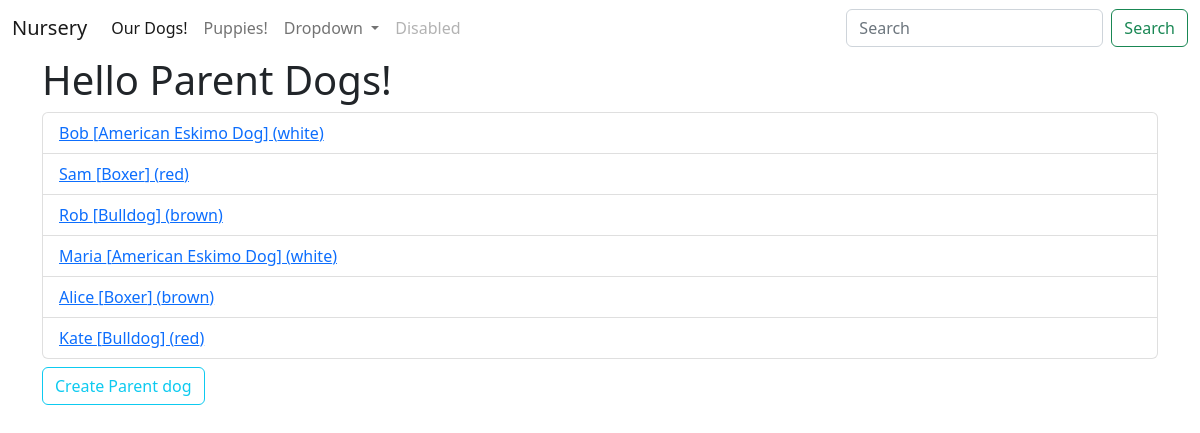
Page /parents/ on the earlier database version.
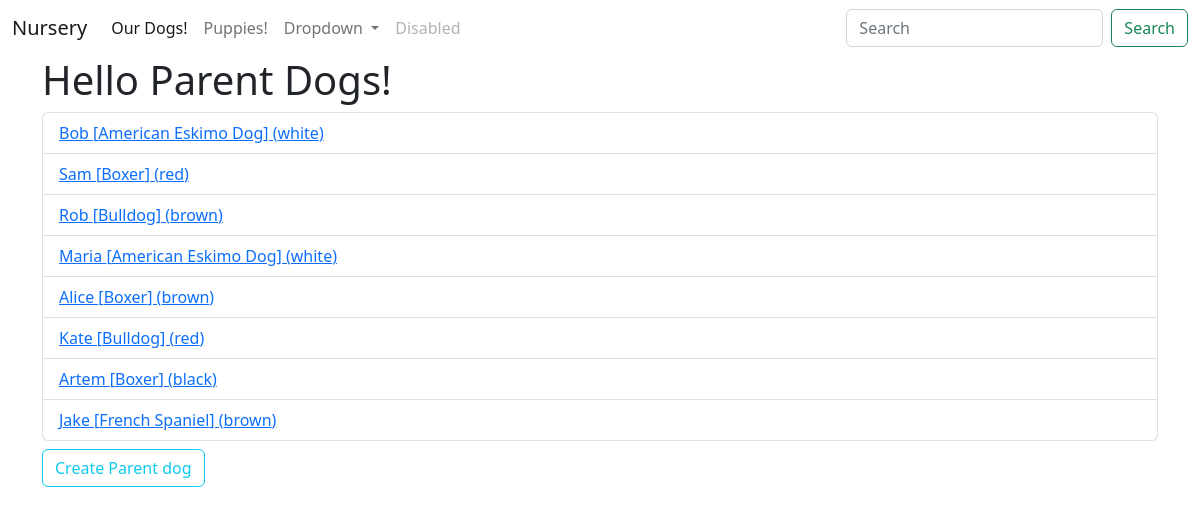
Same page on the later database version.
### parents/models.py (models this page shows, shortened)
class Parent(models.Model):
    name = models.CharField(max_length=64)
    birth = models.DateTimeField()
    height = models.FloatField()
    weight = models.FloatField()
    description = models.TextField(blank=True, null=False)
    breed = models.ForeignKey(
        ParentBreed, on_delete=models.PROTECT, related_name="parent", null=True
    )
    gender = models.ForeignKey(
        ParentGender, on_delete=models.PROTECT, related_name="parent", null=True
    )
    color = models.ForeignKey(
        ParentColor, on_delete=models.PROTECT, related_name="parent", null=True
    )

class ParentBreed(models.Model):
    name = models.CharField(max_length=32)
    description = models.TextField(blank=True, null=False)
    def __str__(self):
        return self.name

class ParentColor(models.Model):
    name = models.CharField(max_length=32)
    description = models.TextField(blank=True, null=False)
    def __str__(self):
        return self.name

### parents/views.py (the view)
# urls.py: path("", ParentsListView.as_view(), name="index"),
class ParentsListView(ListView):
    template_name = "parents/index.html"
    context_object_name = "parents"
    model = Parent
    def get_context_data(self, *args, **kwargs):
        context = super().get_context_data(*args, **kwargs)
        context["help_text"] = "For your help!"
        return context

### parents/templates/parents/index.html (shortened to what this page needs)
{% extends 'root.html' %}
{% block body %}
  <h1>Hello Parent Dogs!</h1>
  <ul class="list-group">
    {% for parent in parents %}
    <li class="list-group-item">
      <a href="{% url 'parents:details' parent.pk %}">
        {{parent.name}} [{{parent.breed}}] ({{parent.color}})
      </a>
    </li>
    {% endfor %}
  </ul>
  <div class="my-2">
    <a class="btn btn-outline-info" href="{% url 'parents:create-parent' %}">
    Create Parent dog
    </a>
  </div>
{% endblock %}

### templates/root.html (shortened to what this page needs)
<!doctype html>
<html lang="en">
  <head>
     <link href="https://cdn.jsdelivr.net/npm/bootstrap@5.2.2/dist/css/bootstrap.min.css" rel="stylesheet"
>
  </head>
  <body>
  <nav class="navbar navbar-expand-sm bg-body-tertiary">
  <div class="container-fluid">
    <a class="navbar-brand" href="#">Nursery</a>
    <div class="collapse navbar-collapse" id="navbarSupportedContent">
      <ul class="navbar-nav me-auto mb-2 mb-lg-0">
        <li class="nav-item">
          <a class="nav-link active" aria-current="page" href="{% url 'parents:index' %}">Our Dogs!</a>
        </li>
        <li class="nav-item">
          <a class="nav-link" href="{% url 'puppies:index' %}">Puppies!</a>
        </li>
<li class="nav-item dropdown">
          <a class="nav-link dropdown-toggle" href="#" role="button" data-bs-toggle="dropdown" aria-expanded="false">
            Dropdown
          </a>
        </li>
        <li class="nav-item">
          <a class="nav-link disabled">Disabled</a>
        </li>
      </ul>
      <form class="d-flex" role="search">
        <input class="form-control me-2" type="search" placeholder="Search" aria-label="Search">
        <button class="btn btn-outline-success" type="submit">Search</button>
      </form>
    </div>
  </div>
</nav>
    <div class="container">
        {% block body %}{% endblock %}
    </div>
  </body>
</html>

Differences in the rows shown:
added Parent: name "Artem", breed "Boxer", color "black"
added Parent: name "Jake", breed "French Spaniel", color "brown"
